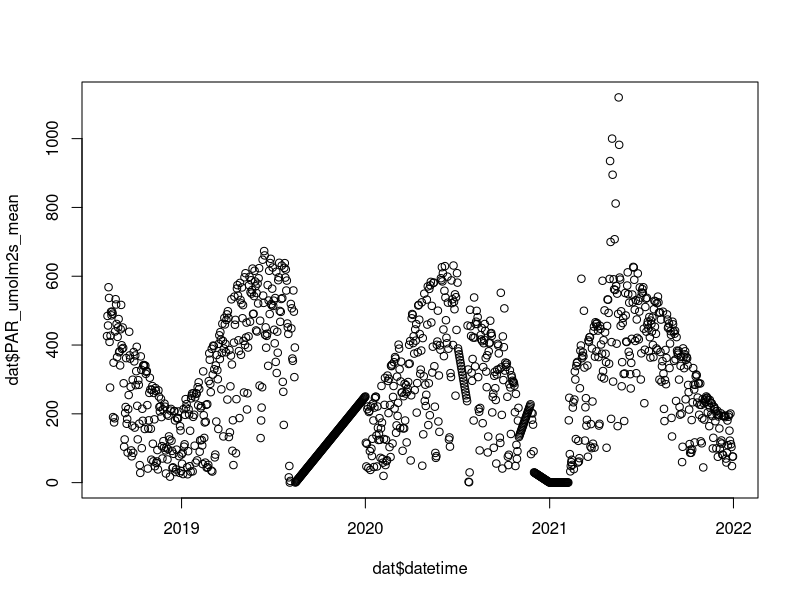
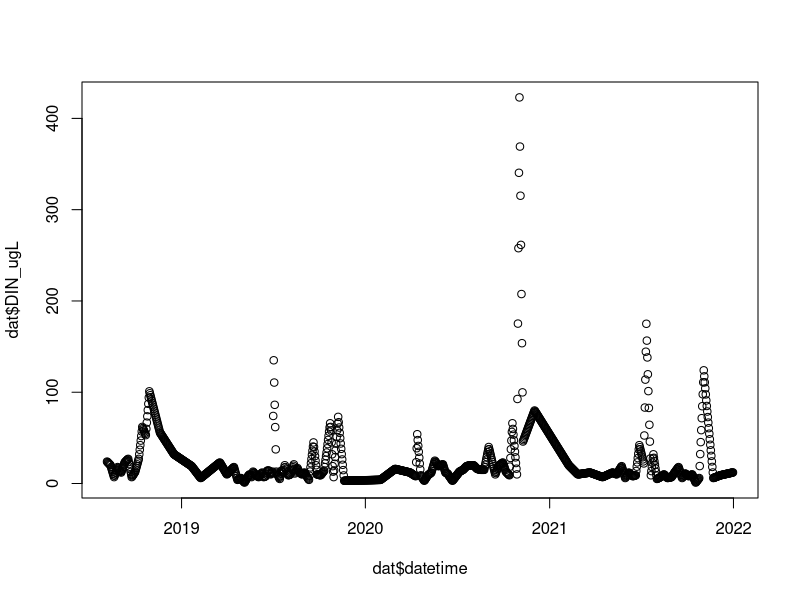
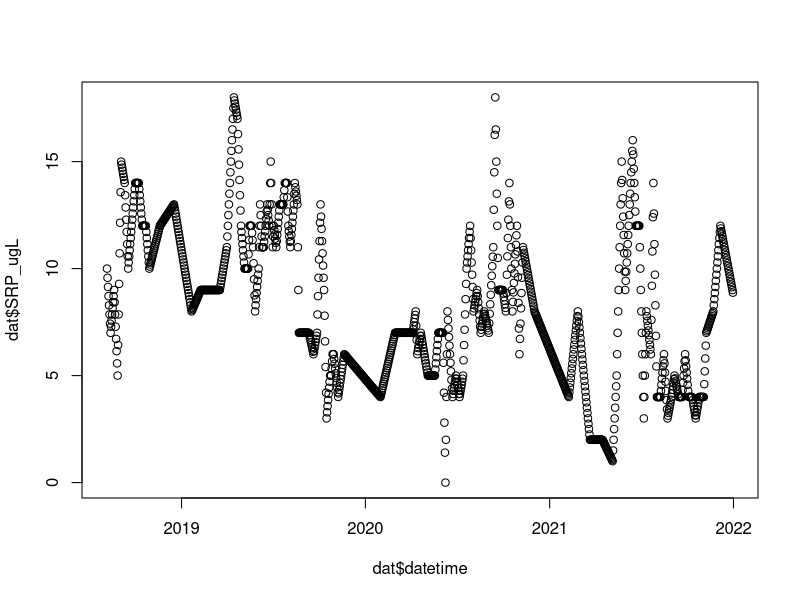
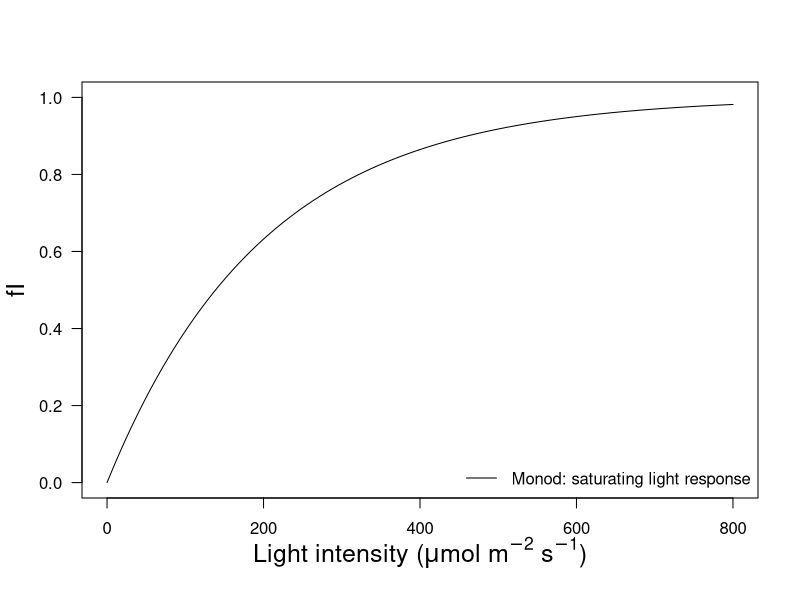
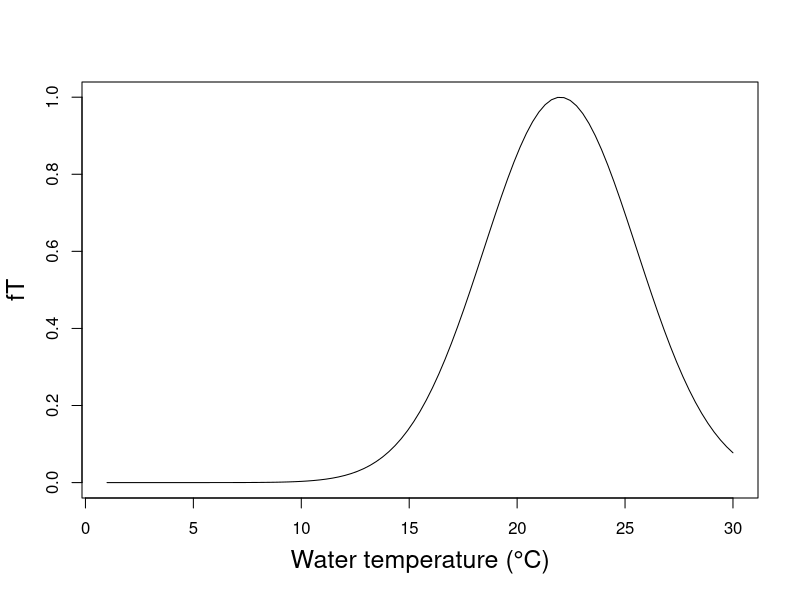
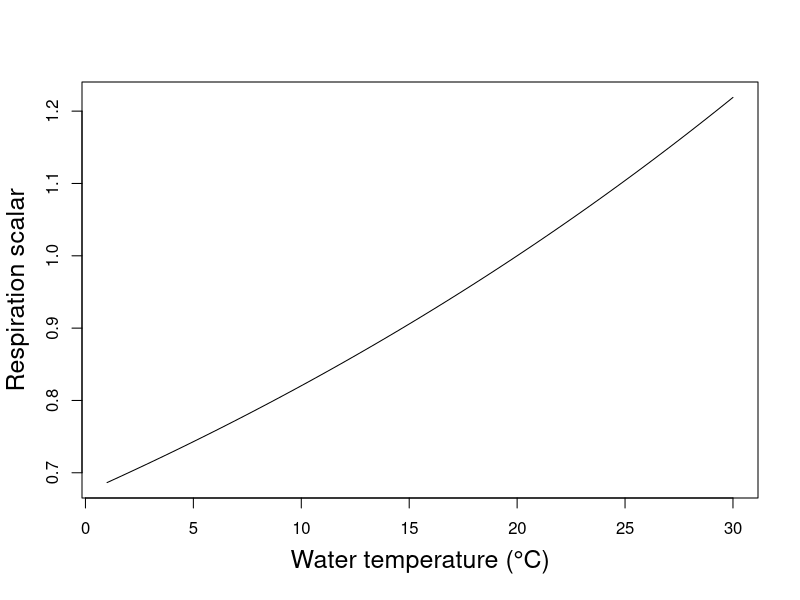
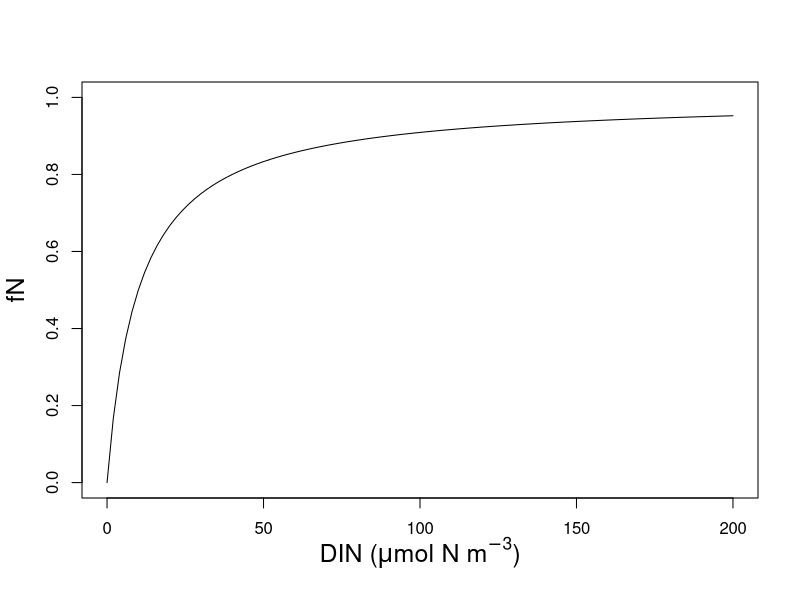
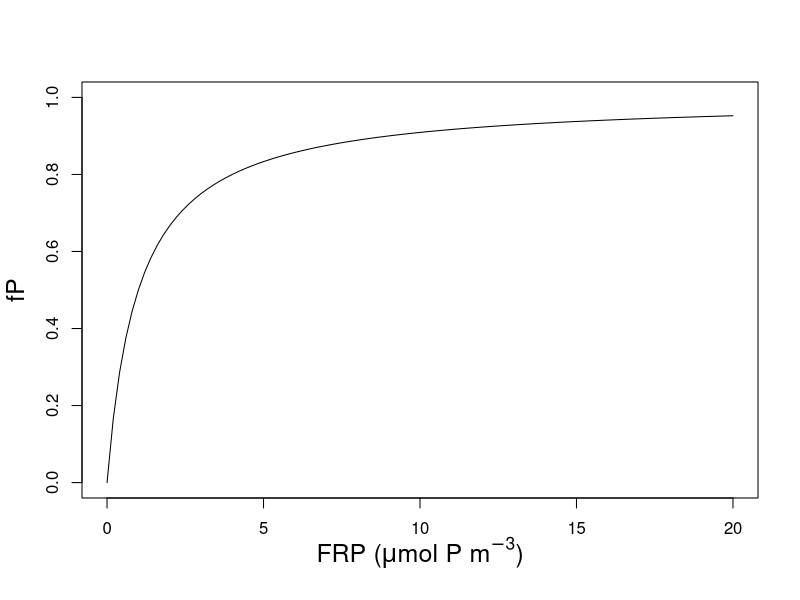

Write R code to recreate these figures, in order.
# Functional Relationship plots
# Author: Mary Lofton
# Date last updated: 15APR24

# Purpose: visualize growth responses to light, temperature, and nutrients for simple
# process models

# load packages
library(tidyverse)
library(lubridate)

# Monod function for light
f1 <- function(par, I_K){
  y = 1 - exp(-(par/I_K))
}
I_K = 200

# check to see what range we should plot over
dat <- read_csv("./data/data_processed/processModels.csv") %>%
  filter(year(datetime) <= 2021) 
range(dat$PAR_umolm2s_mean)
plot(dat$datetime, dat$PAR_umolm2s_mean)
# values above ~800 look like outliers, going to cap plot at 800 umolm2s

# plot
jpeg("./figures/light_eq.jpeg", res = 300, width = 5, height = 3.5, units = "in")
par(cex.lab = 1.5, mgp = c(2.7,1,0))
curve(f1(x,I_K=I_K),from=0, to=800,ylab='fI',xlab = expression(paste("Light intensity"," (",mu,"mol ",m^-2," ",s^-1,")")),ylim = c(0,1), yaxt="n")
axis(2, las = 2)
legend("bottomright", lty = c(1), legend = c("Monod: saturating light response"),bty = "n")
dev.off()

# Hellweger function for temperature
# source: 
f2 <- function(x, T_0, q){
  y = exp(-( (x - T_0) / q )^2)
}
T_0 = 22
q = 5

jpeg("./figures/temp_eq.jpeg", res = 300, width = 5, height = 3.5, units = "in")
par(cex.lab = 1.5, mgp = c(2.7,1,0))
curve(f2(x,T_0 = T_0, q = q),from=1, to=30,ylab='fT',xlab = 'Water temperature (°C)')
dev.off()

f3 <- function(x, theta_resp){
  y = theta_resp^(x-20)
}
theta_resp = 1.02

jpeg("./figures/resp_eq.jpeg", res = 300, width = 5, height = 3.5, units = "in")
par(cex.lab = 1.5, mgp = c(2.7,1,0))
curve(f3(x,theta_resp = theta_resp),from=1, to=30,ylab='Respiration scalar',xlab = 'Water temperature (°C)')
dev.off()

f4 <- function(DIN, N_0, K_N){
  y = (DIN - N_0) / (DIN - N_0 + K_N)
}
K_N = 10
N_0 = 0

# check range to plot
range(dat$DIN_ugL)
plot(dat$datetime, dat$DIN_ugL)
# values above ~200 look like outliers, going to cap plot at 200 ugL

jpeg("./figures/DIN_eq.jpeg", res = 300, width = 5, height = 3.5, units = "in")
par(cex.lab = 1.5, mgp = c(2.7,1,0))
curve(f4(x, N_0 = N_0, K_N = K_N),from=0, to=200,ylab='fN',xlab = expression(paste("DIN"," (",mu,"mol N ",m^-3,")")),ylim = c(0,1))
dev.off()

f5 <- function(FRP, P_0, K_P){
  y = (FRP - P_0) / (FRP - P_0 + K_P)
}
K_P = 1
P_0 = 0

# check range to plot
range(dat$SRP_ugL)
plot(dat$datetime, dat$SRP_ugL)
# values above ~200 look like outliers, going to cap plot at 200 ugL

jpeg("./figures/FRP_eq.jpeg", res = 300, width = 5, height = 3.5, units = "in")
par(cex.lab = 1.5, mgp = c(2.7,1,0))
curve(f5(x, P_0 = P_0, K_P = K_P),from=0, to=20,ylab='fP',xlab = expression(paste("FRP"," (",mu,"mol P ",m^-3,")")),ylim = c(0,1))
dev.off()

# AED temperature function - why so complex??
g1 <- list(T_std = 10,
           T_opt = 28,
           T_max = 35,
           Ts = 10,
           To = 28,
           Tm = 35,
           v = 1.08,
           theta = 1.08)
g2 <- list(T_std = 10,
           T_opt = 12,
           T_max = 30,
           Ts = 10,
           To = 12,
           Tm = 30,
           v = 1.02,
           theta = 1.02)

get_T_parms <- function(group_parms){
  
  # unpack parms
  T_std = group_parms$T_std
  T_opt = group_parms$T_opt
  T_max = group_parms$T_max
  
  Ts = group_parms$Ts
  To = group_parms$To
  Tm = group_parms$Tm
  
  v = group_parms$v
  theta = group_parms$theta
  
t20 = 20
tol   = 0.05
inn = 1
a0 = v^(Ts-t20)
a1 = v^(To-t20)
a2 = v^(Tm-t20)

# Perform the iteration to find the constants.
# First approximation of k.
k = 6.0
i = 0
G = tol + 1.0
curvef = TRUE
# Do the iterations until -tol < G < tol

repeat{
  
  i=i+1
  
  if(i == 100){ #increases the tolerance if more than 100 iterations performed
    i=0            
    tol=tol+0.01
  }
  
  if(curvef == TRUE){ # Use the condition f(T)=v**(T-20) at T=Tsta
    G = k * v^(k * To) * a2 - a1 * (v^(k * Tm) - v^(k * Ts))
    devG = v^(k * To) * a2 * (inn + k * To * log(v)) - a1 * log(v) * (Tm * v^(k * Tm) - Ts * v^(k * Ts))
  } else { # Use the condition f(T)=1 at T=Tsta
    G = k * v^(k * To) * (a0 - a2 - inn) - a1 * (v^(k * Ts) - v^(k * Tm))
    devG = (a0 - a2 - inn) * v^(k * To) * (inn + k * To * log(v)) - a1 * log(v) * (Ts * v^(k * Ts) - Tm * v^(k * Tm))
  }
  
  # Find the next iteration of k
  k = k - G / devG
  
  if((G <= -tol) | (G >= tol)){
    break
  }
}

# Get the remaining model constants
if(k != 0.0){
  a=-log(a1/(k*v^(k*To)))/(k*log(v))
  if(curvef == TRUE){
    b=v^(k*(Ts-a))
  } else {
    b=inn+v^(k*(Ts-a))-a0
  }
} else {
  a=0.0
  b=0.0
}

# Set the model constants to the calculated values
kTn = k
aTn = a
bTn = b

return(list(kTn = kTn, aTn = aTn, bTn = bTn))

}

g1_Tparms <- get_T_parms(group_parms = g1)
g2_Tparms <- get_T_parms(group_parms = g2)

tp = 20

f6 <- function(temp, theta, tp, kTn, aTn, bTn, T_std, T_opt, T_max){
  y = NULL
  for(i in 1:length(temp)){
  y[i] = 1
  if(temp[i] > T_max){
    y[i] = 0
  } else if(temp[i] < T_std){
      y[i] = theta^(temp[i]-tp)
  } else {
      y[i] = theta^(temp[i]-tp) - theta^(kTn*(temp[i] - aTn)) + bTn
  }
  }
  return(y)

}

jpeg("./figures/AED_temp_eq.jpeg", res = 300, width = 5, height = 3.5, units = "in")
par(cex.lab = 1.5, mgp = c(2.7,1,0))
curve(f6(x, theta = g1$theta, tp = tp, kTn = g1_Tparms$kTn, aTn = g1_Tparms$aTn, bTn = g1_Tparms$bTn, T_std = g1$T_std, T_opt = g1$T_opt, T_max = g1$T_max),from=0, to=30, n = 300, ylab='fT',xlab = "Water temperature (ºC)")
dev.off()

jpeg("./figures/AED_temp_eq_2groups.jpeg", res = 300, width = 5, height = 3.5, units = "in")
par(cex.lab = 1.5, mgp = c(2.7,1,0))
curve(f6(x, theta = g1$theta, tp = tp, kTn = g1_Tparms$kTn, aTn = g1_Tparms$aTn, bTn = g1_Tparms$bTn, T_std = g1$T_std, T_opt = g1$T_opt, T_max = g1$T_max),from=0, to=30, n = 300, ylab='fT',xlab = "Water temperature (ºC)", yaxt = "n", ylim = c(0,1.5))
axis(2, las = 2)
curve(f6(x, theta = g2$theta, tp = tp, kTn = g2_Tparms$kTn, aTn = g2_Tparms$aTn, bTn = g2_Tparms$bTn, T_std = g2$T_std, T_opt = g2$T_opt, T_max = g2$T_max),from=0, to=30, n = 300, add = TRUE, lty = 2)
legend("topleft", lty = c(1,2), legend = c("Warm group","Cold group"),bty = "n")
dev.off()





